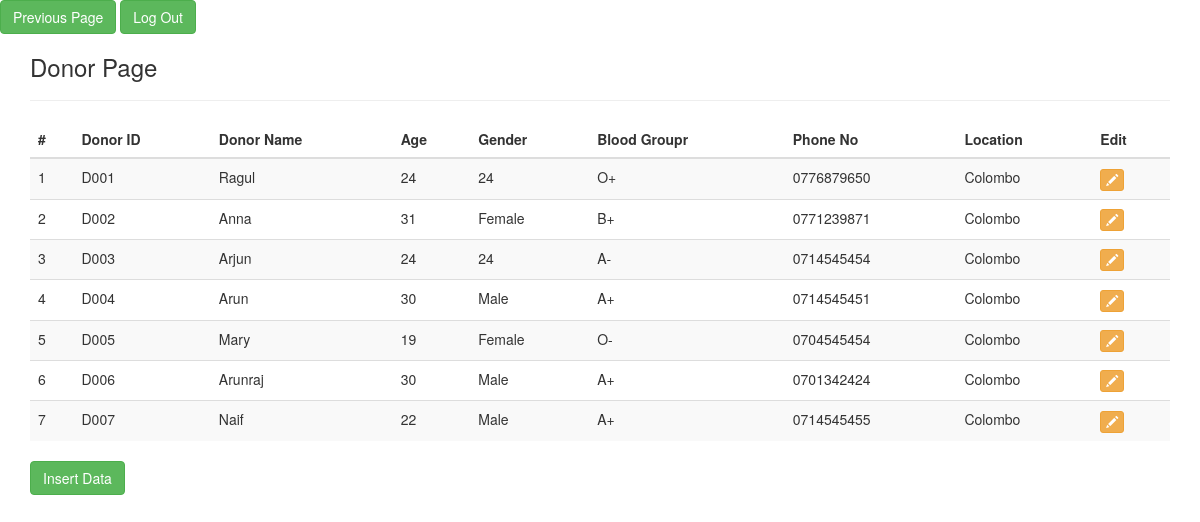
/php_files/donordetails.php, run on the app's committed database.
### tables this page shows
CREATE TABLE `donor` (
  `DonorID` varchar(20) NOT NULL,
  `DonorName` varchar(20) NOT NULL,
  `Age` int(11) NOT NULL,
  `Gender` varchar(10) NOT NULL,
  `Blood_Group` varchar(20) NOT NULL,
  `PhoneNo` varchar(15) NOT NULL,
  `Location` varchar(50) NOT NULL
);

### php_files/donordetails.php (the view, shortened to what this page needs)
<?php
require_once'bbmconfig.php';
?>
<!DOCTYPE html>
<html lang="en">
<head>
<link href="https://maxcdn.bootstrapcdn.com/bootstrap/3.3.0/css/bootstrap.min.css" rel="stylesheet">
</head>
<body>
<a href="bbsystem.php"><button class="btn btn-success">Previous Page</button></a>
<a href="index.php"><button class="btn btn-success">Log Out</button></a>
<div class="container">
<div class="row">
<div class="col-md-12">
<h3>Donor Page</h3> <hr />
<div class="table-responsive">
<table id="mytable" class="table table-bordred table-striped">
<thead>
<th>#</th>
<th>Donor ID</th>
<th>Donor Name</th>
<th>Age</th>
<th>Gender</th>
<th>Blood Groupr</th>
<th>Phone No</th>
<th>Location</th>
<th>Edit</th>
</thead>
<tbody>
<?php
$sql =mysqli_query($con, "call DonorDetails()");
$cnt=1;
$row=mysqli_num_rows($sql);
if($row>0){
while ($result=mysqli_fetch_array($sql)) {
?>
<tr>
<td><?php echo htmlentities($cnt);?></td>
<td><?php echo htmlentities($result['DonorID']);?></td>
<td><?php echo htmlentities($result['DonorName']);?></td>
<td><?php echo htmlentities($result['Age']);?></td>
<td><?php echo htmlentities($result['Gender']);?></td>
<td><?php echo htmlentities($result['Blood_Group']);?></td>
<td><?php echo htmlentities($result['PhoneNo']);?></td>
<td><?php echo htmlentities($result['Location']);?></td>
<td><a href="editDonor.php?id=<?php echo htmlentities($result['DonorID']);?>"><button class="btn btn-warning btn-xs"><span class="glyphicon glyphicon-pencil"></span></button></a></td>
</tr>
<?php
$cnt++;
} } else { ?>
<tr>
<td colspan="9" style="color:red; font-weight:bold;text-align:center;"> No Record found</td>
</tr>
<?php } ?>
</tbody>
</table>
<a href="createDonor.php"><button class="btn btn-success">Insert Data</button></a>
</div>
</div>
</div>
</div>
</body>
</html>

### data on the page
donor: DonorID "D001", DonorName "Ragul", Age "24", Gender "24", Blood_Group "O+", PhoneNo "0776879650", Location "Colombo"
donor: DonorID "D002", DonorName "Anna", Age "31", Gender "Female", Blood_Group "B+", PhoneNo "0771239871", Location "Colombo"
donor: DonorID "D003", DonorName "Arjun", Age "24", Gender "24", Blood_Group "A-", PhoneNo "0714545454", Location "Colombo"
donor: DonorID "D004", DonorName "Arun", Age "30", Gender "Male", Blood_Group "A+", PhoneNo "0714545451", Location "Colombo"
donor: DonorID "D005", DonorName "Mary", Age "19", Gender "Female", Blood_Group "O-", PhoneNo "0704545454", Location "Colombo"
donor: DonorID "D006", DonorName "Arunraj", Age "30", Gender "Male", Blood_Group "A+", PhoneNo "0701342424", Location "Colombo"
donor: DonorID "D007", DonorName "Naif", Age "22", Gender "Male", Blood_Group "A+", PhoneNo "0714545455", Location "Colombo"
